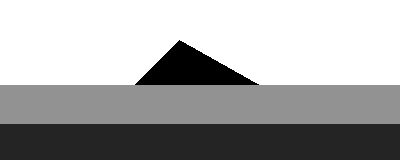
#> input picture wedge.tif, 400 x 160 px
$ jupyter execute 'RTM Zero Offset.ipynb'   (shell and % lines are left out)   (older library calls are emulated)
#> lines starting #> are read from the running program, lines starting #| are printed output that depends on the picture; after the words box and inside, x2 and y2 are one past the last pixel; in counts of white or black regions, pixels touching at a corner belong together; long printed decimals are rounded
### RTM Acústico Explicito

__________________

[cell 1]
from matplotlib import pyplot as plt
import matplotlib.animation
import matplotlib
import numpy as np
from numba import njit, prange

## Modelagem Direta

$$ p_{ik}^{n+1} = \beta c_{ik}^2 \left[ -p_{i-2k}^n+16p_{i-1k}^n+16p_{i+1k}^n-p_{i+2k}^n -p_{ik-2}^n+16p_{ik-1}^n+16p_{ik+1}^n-p_{ik+2}^n-60p_{ik}^n \right] +\Delta t^2 c_{ik}^2 \ s_{ik}^n +2p_{ik}^n-p_{ik}^{n-1}  $$

#### Loop simples

[cell 2]
@njit(parallel=True)
def stepScalar(u_tp1, u_t, u_tm1, c, x1, x2, z1, z2, dx, dz, dt):
    """
    Perform a single time step in the Finite Difference solution for scalar
    waves 4th order in space
    """
    cdz = (dt/dz)**2
    cdx = (dt/dx)**2

    for i in prange(z1, z2):
        for j in prange(x1, x2):
            u_tp1[i,j] = (2.*u_t[i,j] - u_tm1[i,j]
                + (c[i,j]**2)*(
                    cdx*(-u_t[i,j + 2] + 16.*u_t[i,j + 1] - 30.*u_t[i,j] +
                    16.*u_t[i,j - 1] - u_t[i,j - 2])/12. +
                    cdz*(-u_t[i + 2,j] + 16.*u_t[i + 1,j] - 30.*u_t[i,j] +
                    16.*u_t[i - 1,j] - u_t[i - 2,j])/12.))

##### Absorção 2 ordem

[cell 3]
@njit(parallel=True)
def nonreflexive2nd(u_tp1, u_t, u_tm1, c, nx, nz, dx, dz, dt):
    """
    Apply the boundary conditions: free-surface at top, transparent in the borders
    4th order (+2-2) indexes
    Uses Reynolds, A. C. - Boundary conditions for numerical solution of wave propagation problems
    Geophysics p 1099-1110 - 1978
    We apply 1D reynolds at -2/-1 and +2/+1 respectively
    """
    for i in range(nz):
        # left
        for p in range(2):
                u_tp1[i, p] = ( u_t[i, p] + u_t[i, p+1] - u_tm1[i,p+1] +
                (c[i, p]*dt/dx)*(u_t[i, p+1] - u_t[i, p] - u_tm1[i, p+2] + u_tm1[i, p+1])
                )
        #right
        for p in range(2):
            p = 1-p
            u_tp1[i, nx-2+p] = ( u_t[i, nx-2+p] + u_t[i, nx-3+p] - u_tm1[i, nx-3+p] -
                (c[i, nx-2+p]*dt/dx)*(u_t[i, nx-2+p] - u_t[i, nx-3+p] - u_tm1[i, nx-3+p] + u_tm1[i, nx-4+p])
                )
    # Down
    for i in range(nx):
        for p in range(2):
            p = 1-p
            u_tp1[nz-2+p, i] = ( u_t[nz-2+p, i] + u_t[nz-3+p, i] - u_tm1[nz-3+p, i] -
                    (c[nz-2+p, i]*dt/dz)*(u_t[nz-2+p, i] - u_t[nz-3+p, i] - u_tm1[nz-3+p, i] + u_tm1[nz-4+p, i])
                    )
        # Up
        for p in range(2):
            u_tp1[p, i] = ( u_t[p, i] + u_t[p+1, i] - u_tm1[p+1, i] +
                    (c[p, i]*dt/dz)*(u_t[p+1, i] - u_t[p, i] - u_tm1[p+2, i] + u_tm1[p+1, i])
                    )

##### Damping Cerjan

$$ e^{-\alpha(i-nx)} $$

[cell 4]
decay=0.004
pad=100
ix = np.arange(0, pad)
plt.figure(figsize=(8,2))
plt.plot(ix, np.exp(-(decay*(pad-ix))**2))
plt.ylabel('amplitude')
plt.xlabel('grid points')
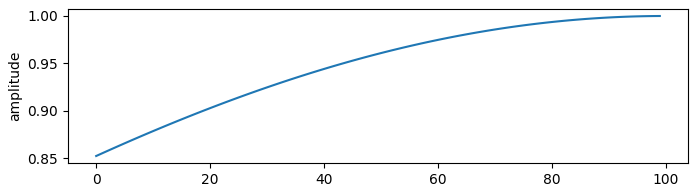
#> figure drawn by matplotlib, 1 panel; curve peaks at x = 99, y = 1

[cell 5]
@njit(parallel=True)
def applyDamping(array, nx, nz, pad, decay):
    """
    Apply a decay factor to the values of the array in the padding region.
    """
    # Damping on the left
    for i in prange(nz):
        for j in range(pad):
            array[i,j] *= np.exp(-((decay*(pad - j))**2))
    # Damping on the right
    for i in prange(nz):
        for j in range(nx - pad, nx):
            array[i,j] *= np.exp(-((decay*(j - nx + pad))**2))
    # Damping on the bottom
    for i in prange(nz - pad, nz): # down
        for j in range(nx):
            array[i,j] *= np.exp(-((decay*(i - nz + pad))**2))
    # Damping up
    for i in prange(pad): # down
        for j in range(nx): # left-right
            array[i,j] *= np.exp(-((decay*(pad - i))**2))

### modelo de velocidade para migração rtm zero-offset

[cell 6]
import numpy as np
from PIL import Image
# loading velocity from wedge image file
filename='wedge.tif'
img = Image.open(filename)
#> img is the input picture: PIL image 400x160 RGBA; mean R, G, B, A 168, 168, 168, 255
img.load()
img = img.convert('I') # gray scale, convert format
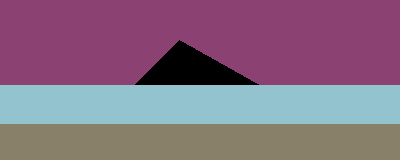
#> img: PIL image 400x160 I; 4 distinct labels, from 0 to 255; one colour per label, 0 black
velocity  = np.asarray(img, dtype=np.float32)
velocity[:][velocity[:] == 255.0] = 2500.0
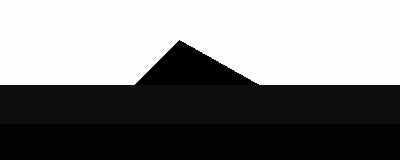
#> velocity: shape (160, 400) float32; min 0, max 2500, mean 1262; drawn with min black and max white
velocity[:][velocity[:] == 0.0] = 4500.0
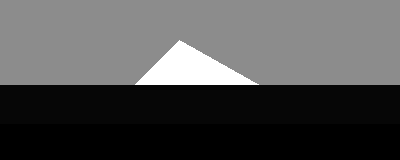
#> velocity: shape (160, 400) float32; 4.39% of pixels changed, all inside (x1, y1, x2, y2) = (135, 40, 259, 85); drawn with min black and max white
velocity[:][velocity[:] == 146.0] = 3500.0
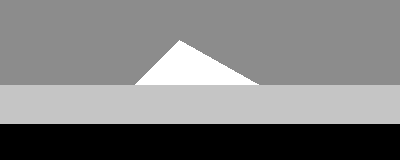
#> velocity: shape (160, 400) float32; min 36, max 4500, mean 2277.2; drawn with min black and max white
velocity[:][velocity[:] == 36.0] = 4000.0
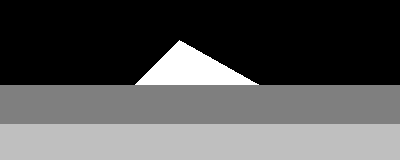
#> velocity: shape (160, 400) float32; min 2500, max 4500, mean 3169.1; drawn with min black and max white
plt.figure(figsize=(10,5))
im = plt.imshow(velocity)
plt.colorbar(im,  shrink=0.60, pad = 0.05, label=u'velocity')
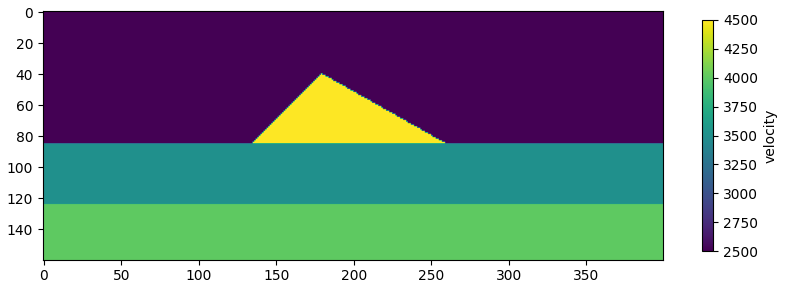
#> figure drawn by matplotlib, 2 panels

### Posição das Fontes

[cell 7]
edge = np.abs(np.diff(velocity, axis=0)).astype(np.bool)
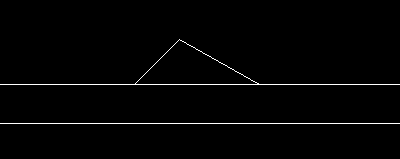
#> edge: shape (159, 400) bool; 1.5% white in thin lines or dots, all inside (x1, y1, x2, y2) = (0, 39, 400, 124)
indices = np.where(edge > [0])
#> indices = 924 positions, rows 39 to 123, columns 0 to 399
sz = indices[0]
#> sz = 924 values from 39 to 123
sx = indices[1]
#> sx = 924 values, max 399 at index 523, min 0 at index 124, mean 199.1
plt.figure(figsize=(5,2.5))
plt.plot(sx,  sz, '.')
plt.ylim(130, 0) # z
plt.xlim(0, 400) # x
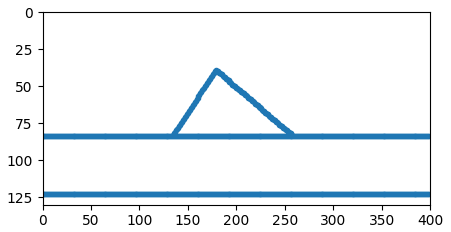
#> figure drawn by matplotlib, 1 panel

[cell 8]
@njit
def applySources(u_tp1, c, sx, sz, source, ns, dt):
    for i in range(ns):
        u_tp1[sz[i],sx[i]] -= ((c[sz[i],sx[i]]*dt)**2)*source

[cell 9]
def ricker(t, td, f):
    """amplitude unitária"""
    t = (t - td)
    aux = (1 - 2*(np.pi*f*t)**2)
    return aux*np.exp(-(np.pi*f*t)**2)

def params(fcut, c):
    """
    A partir da frequencia máxima na fonte `fcut` e do
    campo de velocidades `c` calcula:
    ds, f central, t delay, dt time step
    """
    # fcut máxima frequência na fonte
    f = 2*fcut/(3*np.sqrt(np.pi)) # f central
    td = 1./f # time delay
    lmin = np.min(c)/fcut # lambda min
    ds = lmin/4. # espaçamento grid evitar alias espacial "na lata"
    dt = (1-1e-4)*ds*np.sqrt(3)/(np.sqrt(8)*np.max(c))  # "quaaase" no limite (menor erro)
    return ds, f, td, dt

nz, nx = velocity.shape
#> nz = 160; nx = 400
npad = 40 # regiao absorcao
# segunda ordem no espaço stencial requer +2+2 pontos cada dimensao
# padding *2 cada dimensao
# padd velocity model with border values
padvel = np.pad(velocity, [npad+2*2, npad+2*2],  mode='edge')
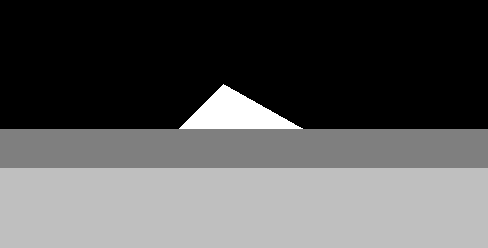
#> padvel: shape (248, 488) float32; min 2500, max 4500, mean 3187.6; drawn with min black and max white
nz, nx = padvel.shape
#> nz = 248; nx = 488
# correct source positions
sx += npad + 2
#> sx = 924 values, max 441 at index 523, min 42 at index 124, mean 241.1
sz += npad + 2
#> sz = 924 values from 81 to 165
ns = len(sx) # number of sources
#> ns = 924

c = padvel
# campos de pressao em n e n+1 ou n-1
p = np.zeros((2, nz, nx)) # n e n+1 ou n-1
# parametros da simulacao fonte de x0 Hz no máxxximoo...
ds, f, td, dt = params(30., c)
#> in params, `lmin = np.min(c)/fcut`: lmin = 83.33
#> in params, `ds = lmin/4. # espaçamento grid evitar alias espacial "na lata"`: ds = 20.83
#> in params, `dt = (1-1e-4)*ds*np.sqrt(3)/(np.sqrt(8)*np.max(c))  # "quaaase" no lim..`: dt = 0.00283
#> ds = 20.83; f = 11.28; td = 0.0886; dt = 0.00283
# numero de iteracoes a partir de duracao da simulacao
duracao = 1.950 # segundo
nt = int(duracao/dt)
#> nt = 687

print('Ds: ', ds, 'f. central :', f, 'delay : ', td, 'dt: ',  dt, ' nt: ', nt)
#| Ds:  20.833 f. central : 11.284 delay :  0.08862 dt:  0.002835  nt:  687
